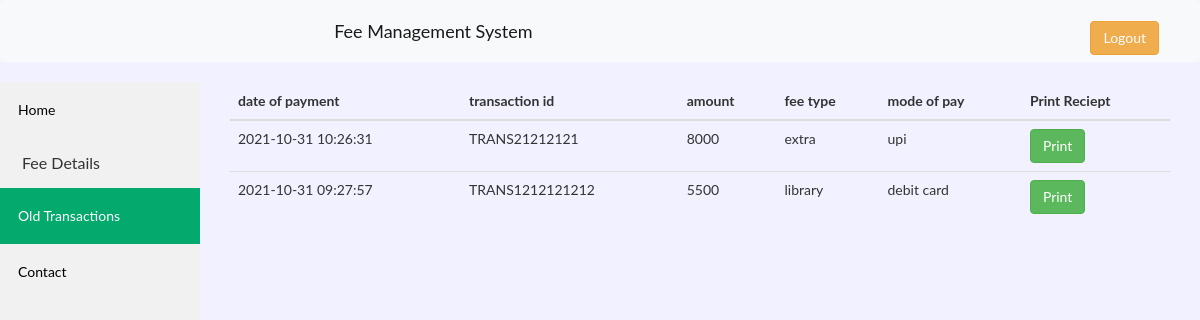
The page /accounts/old_transactions.php (signed in) on the database its author committed.
### tables this page shows
CREATE TABLE `transactions` (
  `TRANSACTION_ID` varchar(30) NOT NULL,
  `USER_ID` varchar(20) NOT NULL,
  `DATEOFPAY` datetime NOT NULL DEFAULT current_timestamp(),
  `TOTAL_SUM` int(10) NOT NULL,
  `FEE_TYPE` text NOT NULL,
  `MODE_OF_PAY` text NOT NULL
);

### accounts/old_transactions.php (the view, shortened to what this page needs)
<?php
require "../db_config.php";
$username=$_SESSION["userid"];
$sql = "SELECT * FROM transactions WHERE USER_ID = '$username' order by dateofpay desc;";
$result = $con->query($sql);
?>
<!DOCTYPE html>
<head>
        <link rel="stylesheet" href="https://maxcdn.bootstrapcdn.com/bootstrap/4.0.0-beta.2/css/bootstrap.min.css"  >
        <link href="https://maxcdn.bootstrapcdn.com/bootstrap/3.3.6/css/bootstrap.min.css" rel="stylesheet" />
    <link rel="stylesheet" href="../templates/css/sidebar.css">
</head>
<body class="body">
<nav class="navbar navbar-light bg-light">
  <div class="container-fluid">
    <a class="navbar-brand" href="#">
      Fee Management System
    </a>
    <form class="d-flex " style="align: 'right'" action="../logout.php">
        <button class="btn btn-warning" style="position: absolute; top: 20px; right: 40px;" type="submit">Logout</button>
      </form>
  </div>
</nav>
<div class="sidebar ">
  <a class="" href="index.php">Home</a>
  <button class="dropdown-btn" style="height:50px;">Fee Details
  </button>
  <a class="active" href="old_transactions.php">Old Transactions</a>
  <a href="contact.php">Contact</a>
</div>
<div class="content">
  <?php
  if(mysqli_num_rows($result)>0){
  echo "<table class='table table-stripped'>
    <thead>
        <th>date of payment</th>
        <th>transaction id</th>
        <th>amount</th>
        <th>fee type</th>
        <th>mode of pay</th>
        <th>Print Reciept</th>
    </thead>
    <tbody>";
      while($rows=mysqli_fetch_assoc($result)){
        echo "<tr>";
        echo "<td>".$rows["DATEOFPAY"]."</td>";
        echo "<td>".$rows["TRANSACTION_ID"]."</td>";
        echo "<td>".$rows["TOTAL_SUM"]."</td>";
        echo "<td>".$rows["FEE_TYPE"]."</td>";
        echo "<td>".$rows["MODE_OF_PAY"]."</td>";
        echo "<td>"."<form action='../accounts/print.php'> <button class='btn btn-success'  type='submit'>Print</button></form>";
        echo "</tr>";
      }
      }
      else{
        echo "<tr><td>'No Results found!'</td></tr>";
      }
      ?>
    </tbody>
  </table>
</div>
</body>
</html>

### templates/css/sidebar.css (style rules this page uses)
body { margin: 0; font-family: "Lato", sans-serif; }
.sidebar { margin: 0; padding: 0; width: 200px; background-color: #f1f1f1; position: fixed; height: 100%; overflow: auto; }
.sidebar a { display: block; color: black; padding: 18px; text-decoration: none; }
.sidebar a.active { background-color: #04AA6D; color: white; }
div.content { margin-left: 200px; padding: 1px 30px; height: 1000px; }
.dropdown-btn { padding: 6px 8px 6px 22px; font-size: 16px; display: block; border: none; background: none; width:100%; text-align: left; cursor: pointer; outline: none; }

### accounts/old_transactions.php (style rules this page uses)
.body { background-color:#f1f1ff;; }
.dropdown-btn { padding: 6px 8px 6px 22px; font-size: 16px; display: block; border: none; background: none; width:100%; text-align: left; cursor: pointer; outline: none; }

### rows shown on the page
transactions: DATEOFPAY "2021-10-31 10:26:31", TRANSACTION_ID "TRANS21212121", TOTAL_SUM "8000", FEE_TYPE "extra", MODE_OF_PAY "upi"
transactions: DATEOFPAY "2021-10-31 09:27:57", TRANSACTION_ID "TRANS1212121212", TOTAL_SUM "5500", FEE_TYPE "library", MODE_OF_PAY "debit card"
